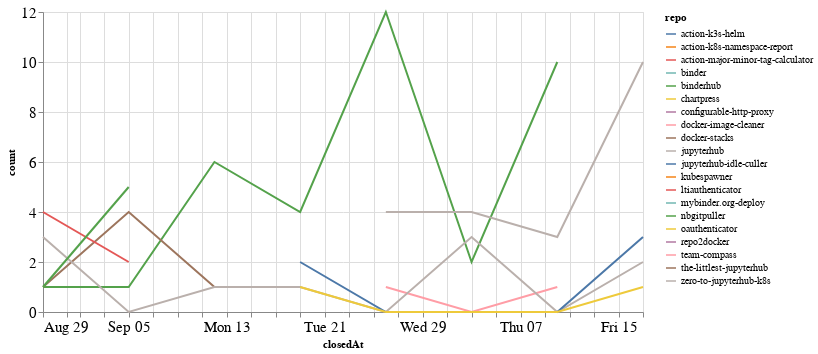

The notebook cell saved with this chart:
### Code cell
closed_by_time = closed_by.groupby('repo').resample('W', on='closedAt').count()['author'].reset_index()
closed_by_time = closed_by_time.rename(columns={'author': 'count'})

alt.Chart(closed_by_time, width=600).mark_line().encode(
    x='closedAt',
    y='count',
    color='repo',
    tooltip="repo"
)

### Figure 1 — Vega-Lite specification as saved in the notebook (floating-point values rounded to 4 significant figures)
{"config": {"axisLeft": {"labelFontSize": 15}, "axisBottom": {"labelFontSize": 15}}, "data": {"name": "data-ea8fd78bbde6a4a961bac7f68008a899"}, "mark": "line", "encoding": {"color": {"type": "nominal", "field": "repo"}, "tooltip": {"type": "nominal", "field": "repo"}, "x": {"type": "temporal", "field": "closedAt"}, "y": {"type": "quantitative", "field": "count"}}, "width": 600, "$schema": "https://vega.github.io/schema/vega-lite/v4.8.1.json", "datasets": {"data-ea8fd78bbde6a4a961bac7f68008a899": [{"repo": "action-k3s-helm", "closedAt": "2021-10-10T00:00:00", "count": 2}, {"repo": "action-k8s-namespace-report", "closedAt": "2021-09-26T00:00:00", "count": 1}, {"repo": "action-major-minor-tag-calculator", "closedAt": "2021-09-26T00:00:00", "count": 1}, {"repo": "binder", "closedAt": "2021-10-03T00:00:00", "count": 1}, {"repo": "binderhub", "closedAt": "2021-08-29T00:00:00", "count": 1}, {"repo": "binderhub", "closedAt": "2021-09-05T00:00:00", "count": 1}, {"repo": "binderhub", "closedAt": "2021-09-12T00:00:00", "count": 6}, {"repo": "binderhub", "closedAt": "2021-09-19T00:00:00", "count": 4}, {"repo": "binderhub", "closedAt": "2021-09-26T00:00:00", "count": 12}, {"repo": "binderhub", "closedAt": "2021-10-03T00:00:00", "count": 2}, {"repo": "binderhub", "closedAt": "2021-10-10T00:00:00", "count": 10}, {"repo": "chartpress", "closedAt": "2021-09-05T00:00:00", "count": 1}, {"repo": "configurable-http-proxy", "closedAt": "2021-09-19T00:00:00", "count": 1}, {"repo": "docker-image-cleaner", "closedAt": "2021-09-26T00:00:00", "count": 1}, {"repo": "docker-image-cleaner", "closedAt": "2021-10-03T00:00:00", "count": 0}, {"repo": "docker-image-cleaner", "closedAt": "2021-10-10T00:00:00", "count": 1}, {"repo": "docker-stacks", "closedAt": "2021-08-29T00:00:00", "count": 1}, {"repo": "docker-stacks", "closedAt": "2021-09-05T00:00:00", "count": 4}, {"repo": "docker-stacks", "closedAt": "2021-09-12T00:00:00", "count": 1}, {"repo": "jupyterhub", "closedAt": "2021-08-29T00:00:00", "count": 3}, {"repo": "jupyterhub", "closedAt": "2021-09-05T00:00:00", "count": 0}, {"repo": "jupyterhub", "closedAt": "2021-09-12T00:00:00", "count": 1}, {"repo": "jupyterhub", "closedAt": "2021-09-19T00:00:00", "count": 1}, {"repo": "jupyterhub", "closedAt": "2021-09-26T00:00:00", "count": 0}, {"repo": "jupyterhub", "closedAt": "2021-10-03T00:00:00", "count": 3}, {"repo": "jupyterhub", "closedAt": "2021-10-10T00:00:00", "count": 0}, {"repo": "jupyterhub", "closedAt": "2021-10-17T00:00:00", "count": 2}, {"repo": "jupyterhub-idle-culler", "closedAt": "2021-09-19T00:00:00", "count": 2}, {"repo": "jupyterhub-idle-culler", "closedAt": "2021-09-26T00:00:00", "count": 0}, {"repo": "jupyterhub-idle-culler", "closedAt": "2021-10-03T00:00:00", "count": 0}, {"repo": "jupyterhub-idle-culler", "closedAt": "2021-10-10T00:00:00", "count": 0}, {"repo": "jupyterhub-idle-culler", "closedAt": "2021-10-17T00:00:00", "count": 3}, {"repo": "kubespawner", "closedAt": "2021-10-10T00:00:00", "count": 1}, {"repo": "ltiauthenticator", "closedAt": "2021-08-29T00:00:00", "count": 4}, {"repo": "ltiauthenticator", "closedAt": "2021-09-05T00:00:00", "count": 2}, {"repo": "mybinder.org-deploy", "closedAt": "2021-10-17T00:00:00", "count": 1}, {"repo": "nbgitpuller", "closedAt": "2021-08-29T00:00:00", "count": 1}, {"repo": "nbgitpuller", "closedAt": "2021-09-05T00:00:00", "count": 5}, {"repo": "oauthenticator", "closedAt": "2021-09-19T00:00:00", "count": 1}, {"repo": "oauthenticator", "closedAt": "2021-09-26T00:00:00", "count": 0}, {"repo": "oauthenticator", "closedAt": "2021-10-03T00:00:00", "count": 0}, {"repo": "oauthenticator", "closedAt": "2021-10-10T00:00:00", "count": 0}, {"repo": "oauthenticator", "closedAt": "2021-10-17T00:00:00", "count": 1}, {"repo": "repo2docker", "closedAt": "2021-08-29T00:00:00", "count": 2}, {"repo": "team-compass", "closedAt": "2021-10-03T00:00:00", "count": 1}, {"repo": "the-littlest-jupyterhub", "closedAt": "2021-10-17T00:00:00", "count": 2}, {"repo": "zero-to-jupyterhub-k8s", "closedAt": "2021-09-26T00:00:00", "count": 4}, {"repo": "zero-to-jupyterhub-k8s", "closedAt": "2021-10-03T00:00:00", "count": 4}, {"repo": "zero-to-jupyterhub-k8s", "closedAt": "2021-10-10T00:00:00", "count": 3}, {"repo": "zero-to-jupyterhub-k8s", "closedAt": "2021-10-17T00:00:00", "count": 10}]}}
